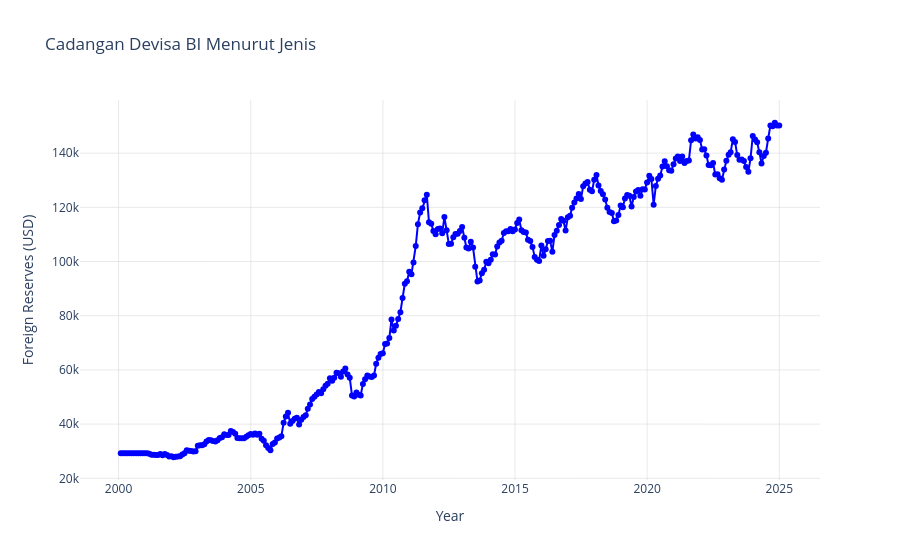

Write notebook code for a chart like this one.
### Markdown cell above
### Line Chart

### Code cell
fig = go.Figure()

# Foreign Reserves line
fig.add_trace(go.Scatter(
    x=df_merged.index,
    y=df_merged['Cadangan Devisa BI Menurut Jenis'],
    mode='lines+markers',
    name='Foreign Reserves',
    line=dict(color='blue', width=2),
    marker=dict(size=6)
))

fig.update_layout(
    title='Cadangan Devisa BI Menurut Jenis',
    xaxis_title='Year',
    yaxis_title='Foreign Reserves (USD)',
    legend_title='Indicator',
    template='plotly_white',
    font=dict(size=12),
    hovermode='x unified'
)

fig.update_xaxes(showgrid=True, gridwidth=0.5, gridcolor='LightGray')
fig.update_yaxes(showgrid=True, gridwidth=0.5, gridcolor='LightGray')

fig.show()

### Figure 1 — Plotly figure (JSON) as saved in the notebook; plotly's stock layout.template omitted (floating-point values rounded to 4 significant figures; data arrays with more than 128 entries replaced by an {"elided": "..."} marker saying what was removed)
{"data": [{"line": {"color": "blue", "width": 2}, "marker": {"size": 6}, "mode": "lines+markers", "name": "Foreign Reserves", "type": "scatter", "x": {"elided": "300 str values"}, "y": {"elided": "300 float values"}}], "layout": {"font": {"size": 12}, "hovermode": "x unified", "legend": {"title": {"text": "Indicator"}}, "title": {"text": "Cadangan Devisa BI Menurut Jenis"}, "xaxis": {"gridcolor": "LightGray", "gridwidth": 0.5, "showgrid": true, "title": {"text": "Year"}}, "yaxis": {"gridcolor": "LightGray", "gridwidth": 0.5, "showgrid": true, "title": {"text": "Foreign Reserves (USD)"}}}}
